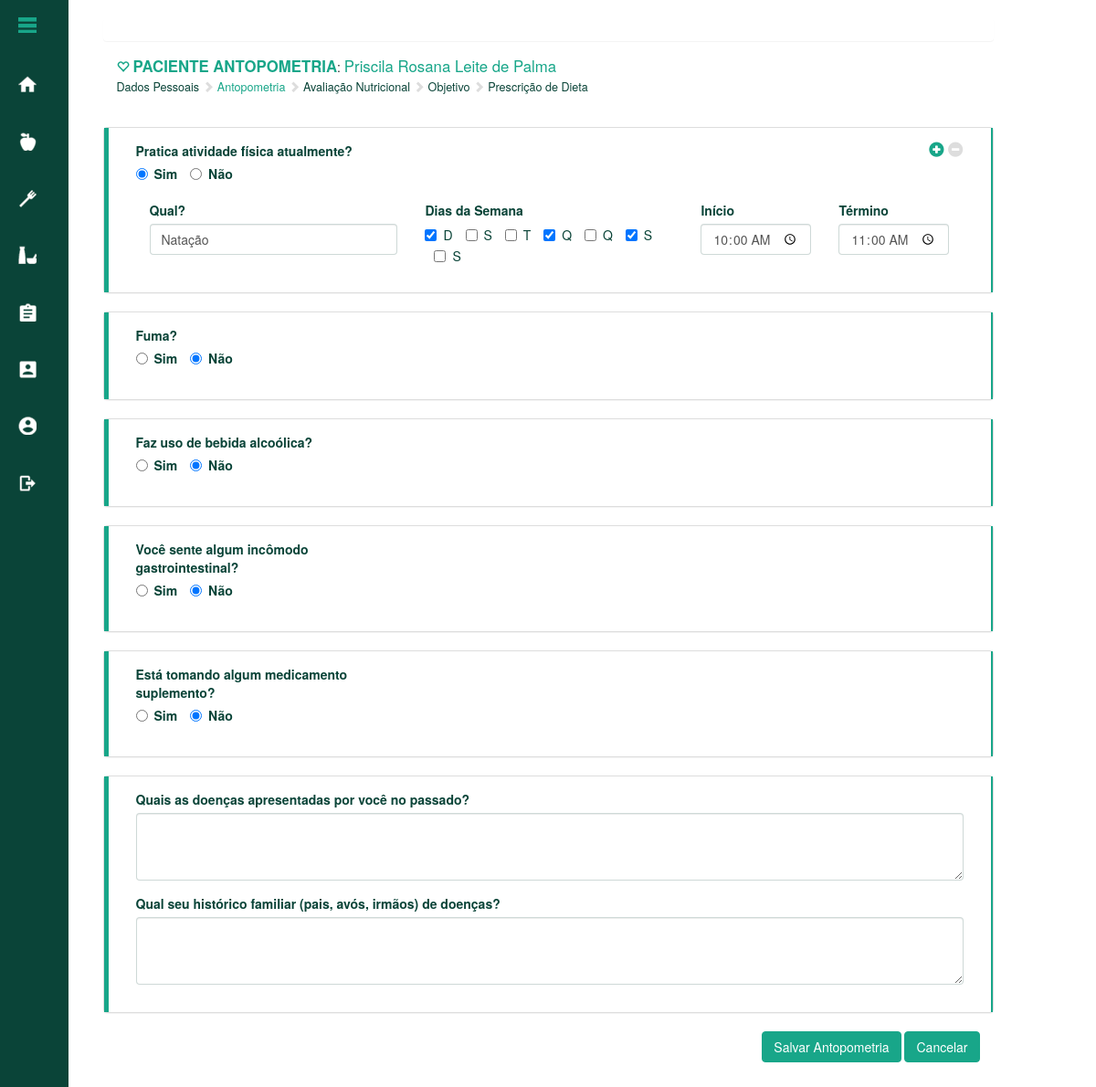
Screenshot of /01_1_cadastro_paciente_antopometria.php (signed in) with the database file from the repository.
### tables this page shows
CREATE TABLE IF NOT EXISTS `tb_historico_paciente` (
  `cod_historico_paciente` int(3) NOT NULL,
  `fumante_sn` char(1) DEFAULT NULL,
  `qtde_cigarros` varchar(40) DEFAULT NULL,
  `bebida_alcoolica_sn` char(1) DEFAULT NULL,
  `cod_frequencia_bebida_alcoolica` int(3) DEFAULT NULL,
  `incomodo_gastrointestinal_sn` char(1) DEFAULT NULL,
  `qual_incomodo_gastrointestinal` varchar(100) DEFAULT NULL,
  `quando_sintomas_aparecem` text,
  `medicamento_suplemento_sn` char(1) DEFAULT NULL,
  `qual_medicamento_suplemento` varchar(50) DEFAULT NULL,
  `medicamento_recomendado` text,
  `doencas_passadas` text,
  `historico_familiar` text,
  `cod_paciente` int(3) NOT NULL
);

CREATE TABLE IF NOT EXISTS `tb_paciente` (
  `cod_paciente` int(3) NOT NULL,
  `nome_paciente` varchar(100) NOT NULL,
  `profissao` varchar(40) NOT NULL,
  `endereco` varchar(60) NOT NULL,
  `numero` varchar(5) NOT NULL,
  `complemento` varchar(25) DEFAULT NULL,
  `bairro` varchar(30) NOT NULL,
  `cep` int(8) DEFAULT NULL,
  `cidade` varchar(40) NOT NULL,
  `telefone_residencial` int(10) DEFAULT NULL,
  `telefone_comercial` int(10) DEFAULT NULL,
  `celular` int(11) DEFAULT NULL,
  `email` varchar(100) DEFAULT NULL,
  `data_nascimento` date NOT NULL,
  `sexo` varchar(15) NOT NULL,
  `altura` decimal(5,3) NOT NULL,
  `peso` decimal(5,3) NOT NULL,
  `outros` text,
  `cod_status` int(3) NOT NULL DEFAULT '1'
);

CREATE TABLE IF NOT EXISTS `tb_atividade_fisica` (
  `cod_atividade_fisica` int(5) NOT NULL,
  `atividade_fisica_sn` char(1) NOT NULL,
  `qual_atividade_1` varchar(40) DEFAULT NULL,
  `dias_semana_1` varchar(16) DEFAULT NULL,
  `inicio_1` time DEFAULT NULL,
  `termino_1` time DEFAULT NULL,
  `qual_atividade_2` varchar(40) DEFAULT NULL,
  `dias_semana_2` varchar(16) DEFAULT NULL,
  `inicio_2` time DEFAULT NULL,
  `termino_2` time DEFAULT NULL,
  `qual_atividade_3` varchar(40) DEFAULT NULL,
  `dias_semana_3` varchar(16) DEFAULT NULL,
  `inicio_3` time DEFAULT NULL,
  `termino_3` time DEFAULT NULL,
  `cod_paciente` int(3) NOT NULL
);

### 01_1_cadastro_paciente_antopometria.php (the view, shortened to what the rows shown need)
<!DOCTYPE html>
<?php
include_once('conexao/connect_db.php');
$db = BancoDeDados::getInstance();
$sqlstring_atividades_fisicas = "select * from tb_atividade_fisica where cod_paciente = " . $_SESSION['cod_paciente_selecionado'];
$info_atividades_fisicas = $db->sql_query($sqlstring_atividades_fisicas);
$dados_atividades_fisicas = mysql_fetch_array($info_atividades_fisicas);
$sqlstring_historico_paciente  = "select tb_historico_paciente.*, tb_paciente.nome_paciente from tb_historico_paciente ";
$sqlstring_historico_paciente .= "inner join tb_paciente on tb_paciente.cod_paciente = tb_historico_paciente.cod_paciente ";
$sqlstring_historico_paciente .= "where tb_historico_paciente.cod_paciente = " . $_SESSION['cod_paciente_selecionado'];
$info_historico_paciente = $db->sql_query($sqlstring_historico_paciente);
$dados_historico_paciente = mysql_fetch_array($info_historico_paciente);
?>
<html>
<head>
    <link href="css/bootstrap.min.css" rel="stylesheet">
    <link href="css/estilos.css" rel="stylesheet">
  </head>
<body class="margin_00">
<?php include "includes/menu_nutricionista.php" ?>
<div class="container-fluid">
   <div class="col-md-offset-1 col-md-10">
    <div class="row">
          <div class="panel panel-default margin_top_20 sem_borda padding_top_25">
            <div class="panel-body borda_verde_escuro col-md-12" style="border:0px solid #eee; border-left:0px solid #0A4438;">
                    <span class="glyphicon glyphicon-heart-empty fonte_verde_claro"></span>
                    <span class=" fonte_verde_claro fonte_muito_grande negrito">PACIENTE ANTOPOMETRIA</span>:
                    <span class="fonte_verde_claro fonte_muito_grande"><?php print $dados_historico_paciente['nome_paciente'] ?></span>
                    <br/>
                    <span class="fonte_pequena">
                        <a href="01_1_alteracao_paciente_dados_pessoais.php">Dados Pessoais</a>
                        <span class="glyphicon glyphicon-chevron-right fonte_cinza"></span>
                        <span class="fonte_verde_claro">Antopometria</span>
                        <span class="glyphicon glyphicon-chevron-right fonte_cinza"></span>
                        <a href="01_1_cadastro_paciente_avaliacao.php">Avaliação Nutricional</a>
                        <span class="glyphicon glyphicon-chevron-right fonte_cinza"></span>
                        <a href="01_1_cadastro_paciente_objetivo.php">Objetivo</a>
                        <span class="glyphicon glyphicon-chevron-right fonte_cinza"></span>
                        <a href="01_3_cadastro_dieta.php">Prescrição de Dieta</a>
                    </span>
                    <br/><br/>
            </div>
          </div>
    </div>
    <form method="post" action="">
    <div class="row">
            <div class="panel panel-default">
                <div class="panel-body" style="border:0px solid #eee; border-left:5px solid #18A689; border-right:2px solid #18A689;">
                    <div class="col-md-12" id="atividade_fisica_1_1" name="atividade_fisica_1_1" style="display:none">
                        <div class="form-group col-md-4">
                            <label for="qual_atividade">Qual?</label>
                            <input type="text" class="form-control" name="qual_atividade_fisica_1_1" id="qual_atividade_fisica_1_1" value="<?php print $dados_atividades_fisicas['qual_atividade_1'] ?>" maxlength="40">
                        </div>
                        <div class="form-group col-md-2">
                            <label for="horario_inicio_atividade_fisica">Início</label>
                            <input type="time" class="form-control" name="horario_inicio_atividade_fisica_1_1" id="horario_inicio_atividade_fisica_1_1" value="<?php print $dados_atividades_fisicas['inicio_1'] ?>">
                        </div>
                        <div class="form-group col-md-2">
                            <label for="horario_termino_atividade_fisica">Término</label>
                            <input type="time" class="form-control" name="horario_termino_atividade_fisica_1_1" id="horario_termino_atividade_fisica_1_1"  value="<?php print $dados_atividades_fisicas['termino_1'] ?>">
                        </div>
                    </div>
                </div>
            </div>
        </div>
       </form>
       <br/><br/><br/>
    </div>
</div>
    </body>
</html>

### rows the page displays
tb_historico_paciente: cod_paciente.nome_paciente "Priscila Rosana Leite de Palma"
tb_atividade_fisica: qual_atividade_fisica_1_1 "Natação", horario_inicio_atividade_fisica_1_1 "10:00:00", horario_termino_atividade_fisica_1_1 "11:00:00"
